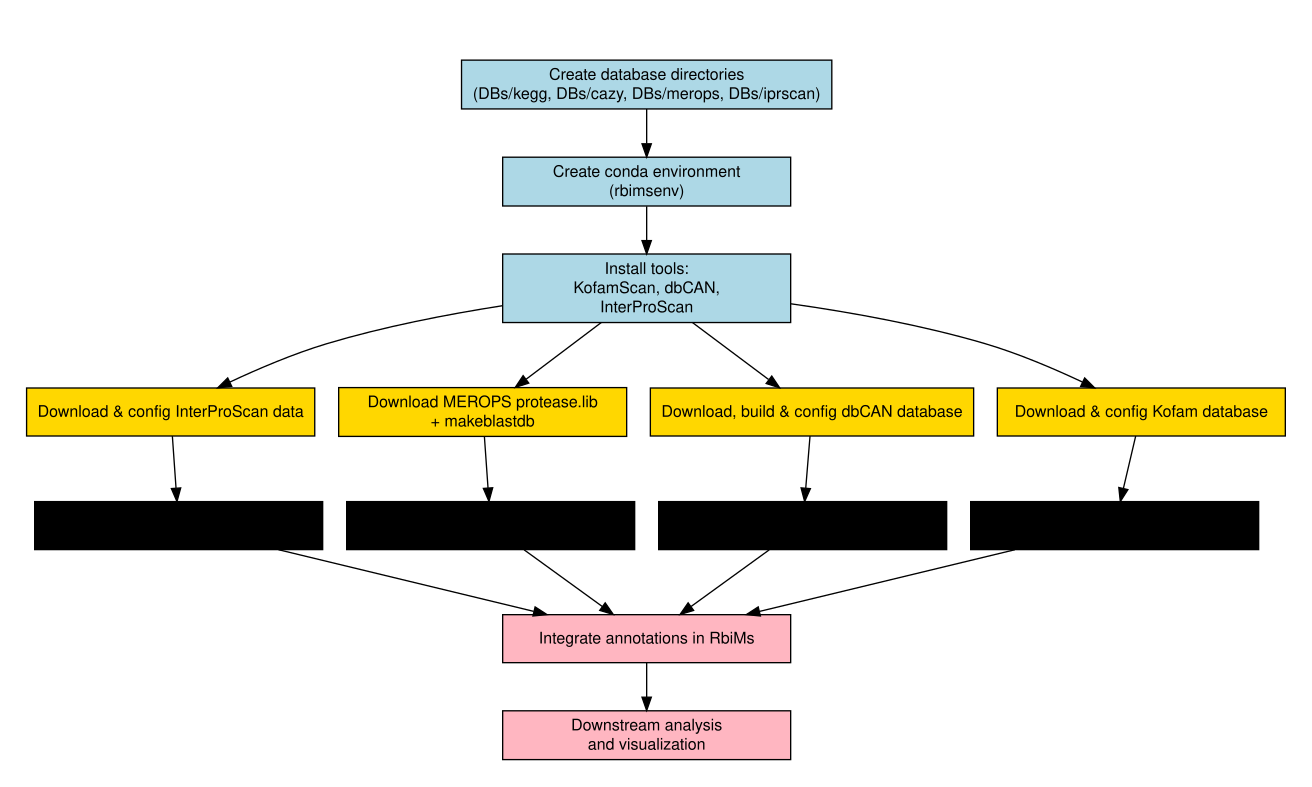

Here is the R script that generated this plot:
# Install packages if needed
#install.packages(c("DiagrammeR", "DiagrammeRsvg", "rsvg"))

# Load libraries
library(DiagrammeR)
library(DiagrammeRsvg)
#library(rsvg)

# Create the diagram

graph <- grViz("
digraph workflow {
  
  graph [layout = dot, rankdir = TB]

  node [shape = rectangle, style = filled, fontname = Helvetica, fontsize = 12, width = 3]

  // Environment Setup
  subgraph cluster_0 {
    label = 'Environment Setup'
    color = white
    style = invis;
    node [fillcolor = lightblue, fontcolor = black]
    create_dirs [label = 'Create database directories\n(DBs/kegg, DBs/cazy, DBs/merops, DBs/iprscan)']
    conda_env [label = 'Create conda environment\n(rbimsenv)']
    install_tools [label = 'Install tools:\nKofamScan, dbCAN,\nInterProScan']
  }

  // Database Preparation
  subgraph cluster_1 {
    label = 'Database Preparation'
    color = white
    style = invis;
    node [fillcolor = gold, fontcolor = black]
    kofam_db [label = 'Download & config Kofam database']
    dbcan_db [label = 'Download, build & config dbCAN database']
    merops_db [label = 'Download MEROPS protease.lib\n+ makeblastdb']
    iprscan_db [label = 'Download & config InterProScan data']
  }

  // Annotation Workflows
  subgraph cluster_2 {
    label = 'Annotation Workflows'
    color = white
    style = invis;
    node [fillcolor = lightgreen, fontcolor = black]
    interpro [label = 'Run InterProScan']
    kofam [label = 'Run KofamScan']
    dbcan [label = 'Run dbCAN']
    merops [label = 'Run MEROPS (BLASTp)']
  }

  // Integration & Analysis
  subgraph cluster_3 {
    label = 'Integration & Analysis'
    color = white
    style = invis;
    node [fillcolor = lightpink, fontcolor = black]
    rbims [label = 'Integrate annotations in RbiMs']
    analysis [label = 'Downstream analysis\nand visualization']
  }

  // Connections
  create_dirs -> conda_env -> install_tools
  install_tools -> kofam_db
  install_tools -> dbcan_db
  install_tools -> merops_db
  install_tools -> iprscan_db

  kofam_db -> kofam
  dbcan_db -> dbcan
  merops_db -> merops
  iprscan_db -> interpro

  interpro -> rbims
  kofam -> rbims
  dbcan -> rbims
  merops -> rbims

  rbims -> analysis
}
")

# Visualize in RStudio
graph

# Optional: Export to SVG and PNG
#export_svg(graph) %>% charToRaw %>% rsvg_svg("workflow.svg")
#export_svg(graph) %>% charToRaw %>% rsvg_png("workflow.png")

export_svg(graph) %>% cat(file = "workflow.svg")
